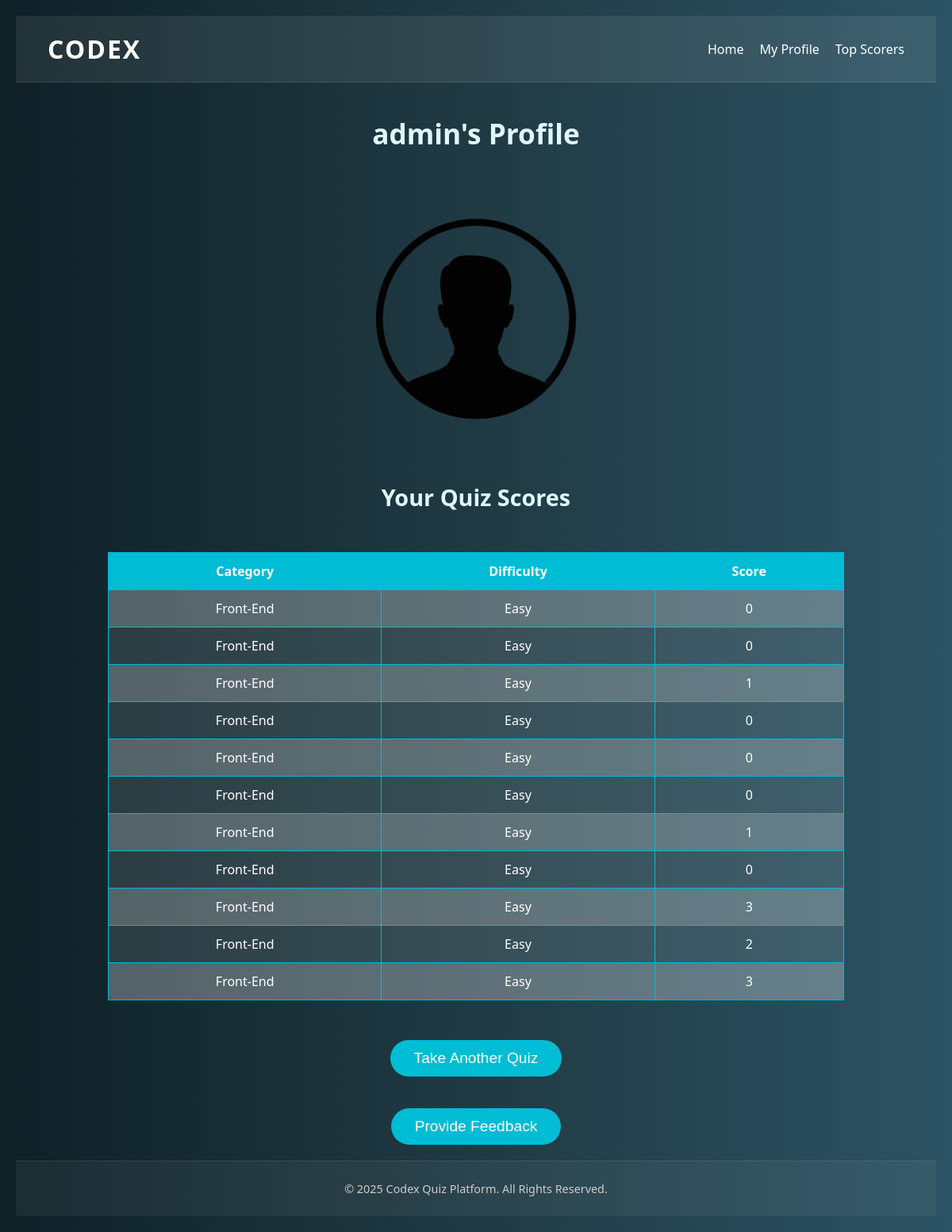
The app's page /profile/ (signed in) with its own data.
### quiz/models.py (models this page shows, shortened)
class UserProfile(models.Model):
    user = models.OneToOneField(User, on_delete=models.CASCADE)
    bio = models.TextField(blank=True)
    profile_picture = models.ImageField(upload_to='profile_pics/', blank=True, null=True)

class Score(models.Model):
    user = models.ForeignKey(User, on_delete=models.CASCADE)
    category = models.ForeignKey(QuizCategory, on_delete=models.CASCADE)
    difficulty = models.ForeignKey(DifficultyLevel, on_delete=models.CASCADE)
    score = models.IntegerField()

class QuizCategory(models.Model):
    name = models.CharField(max_length=100)

class DifficultyLevel(models.Model):
    name = models.CharField(max_length=20)

### quiz/views.py (the view)
# urls.py: path('profile/', views.profile, name='profile'),
@login_required
def profile(request):
    user_profile, created = UserProfile.objects.get_or_create(user=request.user)
    scores = Score.objects.filter(user=request.user)
    return render(request, 'profile.html', {
        'user_profile': user_profile,
        'scores': scores
    })

### templates/profile.html (shortened to what this page needs)
<!DOCTYPE html>
<html lang="en">
<head>
    {% load static %}
    <link rel="stylesheet" href="{% static 'css/profile.css' %}">
</head>
<body>
    <header>
        <div class="logo">
            <h1>CODEX</h1>
        </div>
        <nav>
            <ul>
                <li><a href="{% url 'home' %}">Home</a></li>
                <li><a href="{% url 'profile' %}">My Profile</a></li>
                <li><a href="{% url 'top_scorers' %}">Top Scorers</a></li>
            </ul>
        </nav>
    </header>
    <h2>{{ user_profile.user.username }}'s Profile</h2>
   <p><img src="{% static 'images/default.png' %}" alt="Default Profile Picture"></p>
    <h3>Your Quiz Scores</h3>
    <table>
        <tr>
            <th>Category</th>
            <th>Difficulty</th>
            <th>Score</th>
        </tr>
        {% for score in scores %}
        <tr>
            <td>{{ score.category.name }}</td>
            <td>{{ score.difficulty.name }}</td>
            <td>{{ score.score }}</td>
        </tr>
        {% endfor %}
    </table>
    <p>
    <form action="{% url 'quiz_home' %}" method="get">
        <button type="submit">Take Another Quiz</button>
    </form>
</p>
    <p><form action="{% url 'feedback' %}" method="get">
        <button type="submit">Provide Feedback</button>
    </form></p>
    <footer>
        <p>&copy; 2025 Codex Quiz Platform. All Rights Reserved.</p>
    </footer>
</body>
</html>

### static/css/profile.css (style rules this page uses)
* { margin: 0; padding: 0; box-sizing: border-box; }
body { font-family: 'Segoe UI', Tahoma, Geneva, Verdana, sans-serif; background: linear-gradient(to right, #0f2027, #203a43, #2c5364); color: #fff; min-height: 100vh; display: flex; flex-direction: column; justify-content: flex-start; align-items: center; padding: 20px; }
header { display: flex; justify-content: space-between; align-items: center; background-color: rgba(255, 255, 255, 0.08); padding: 20px 40px; border-bottom: 1px solid rgba(255, 255, 255, 0.1); width: 100%; flex-wrap: wrap; }
header .logo h1 { font-size: 2rem; color: #ffffff; letter-spacing: 2px; }
nav ul { display: flex; list-style: none; gap: 20px; flex-wrap: wrap; }
nav ul li { display: inline; }
nav a { text-decoration: none; color: #ffffff; font-weight: 500; transition: color 0.3s ease; }
h2 { text-align: center; margin: 40px 20px 30px; font-size: 2.2rem; color: #e0f7ff; }
h3 { text-align: center; font-size: 1.8rem; margin: 20px 0; color: #e0f7ff; }
table { width: 80%; margin: 30px auto; border-collapse: collapse; text-align: center; background-color: rgba(255, 255, 255, 0.1); border-radius: 10px; }
table th, table td { padding: 12px; border: 1px solid #00bcd4; }
table th { background-color: #00bcd4; }
table tr:nth-child(even) { background-color: rgba(255, 255, 255, 0.2); }
button { padding: 12px 30px; background-color: #00bcd4; border: none; border-radius: 30px; font-size: 1.2rem; color: #fff; cursor: pointer; transition: background 0.3s ease, transform 0.2s; display: block; margin: 20px auto; }
footer { width: 100%; text-align: center; padding: 25px 20px; margin-top: auto; font-size: 0.9rem; color: #cccccc; background-color: rgba(255, 255, 255, 0.05); border-top: 1px solid rgba(255, 255, 255, 0.1); }

### records on screen
UserProfile: user.username "admin"
Score: category.name "Front-End", difficulty.name "Easy", score "0"
Score: category.name "Front-End", difficulty.name "Easy", score "0"
Score: category.name "Front-End", difficulty.name "Easy", score "1"
Score: category.name "Front-End", difficulty.name "Easy", score "0"
Score: category.name "Front-End", difficulty.name "Easy", score "0"
Score: category.name "Front-End", difficulty.name "Easy", score "0"
Score: category.name "Front-End", difficulty.name "Easy", score "1"
Score: category.name "Front-End", difficulty.name "Easy", score "0"
Score: category.name "Front-End", difficulty.name "Easy", score "3"
Score: category.name "Front-End", difficulty.name "Easy", score "2"
Score: category.name "Front-End", difficulty.name "Easy", score "3"
